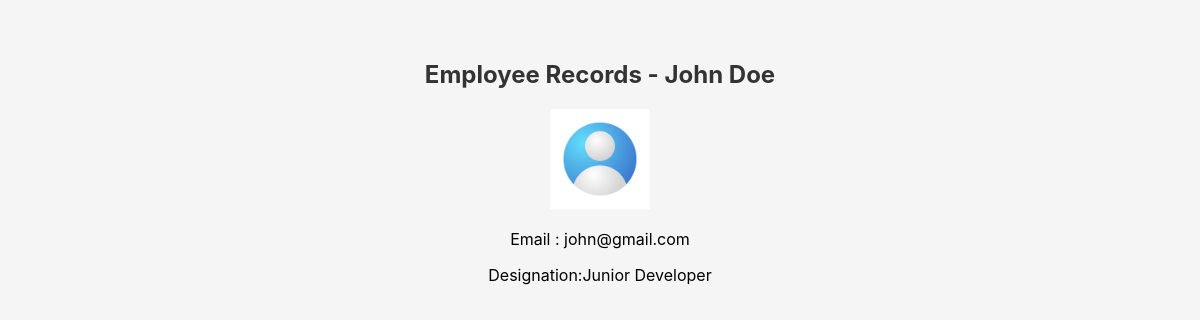
The app's page /employee/2/ with its own data.
### employees/models.py (models this page shows, shortened)
class Employee(models.Model):
    first_name = models.CharField(max_length=50)
    last_name = models.CharField(max_length=50)
    email = models.EmailField(unique=True)
    designation = models.CharField()
    image = models.ImageField(upload_to='emp_images',default="default.jpg")
    salary = models.IntegerField()
    joining_date = models.DateField()
    is_active = models.BooleanField(default=True)
    Department = models.ForeignKey(Department,on_delete=models.SET_NULL,blank=True,null=True)
    manager = models.ForeignKey("self", on_delete=models.SET_NULL,blank=True,null=True)
    def full_name(self):
        return f"{self.first_name} {self.last_name} "

### employees/views.py (the view)
# urls.py: path('<int:id>/',views.employee_detail, name ='employee_detail' ),
def employee_detail(request,id):
    employee = get_object_or_404(Employee,id =id)
    context = {
        'employee' :  employee
    }
    return render(request, 'employee_detail.html',context)

### templates/employee_detail.html (shortened to what this page needs)
{%  load static %}
<!DOCTYPE html>
<html lang="en">
<head>
    <link rel="stylesheet" href="{% static 'css/style.css' %}">
    <link rel="stylesheet" href="https://cdnjs.cloudflare.com/ajax/libs/font-awesome/4.7.0/css/font-awesome.min.css">
</head>
<body>
    <h2>Employee Records - {{ employee.full_name}} </h2>
    <img src="{{ employee.image.url}}" alt="{{ employee.first_name }} Image" width="100">
    <p>Email : {{employee.email}}</p>
    <p>Designation:{{employee.designation}}</p>
</body>
</html>

### employees_main/static/css/style.css (style rules this page uses)
body { font-family: "Inter", sans-serif; background: #f5f5f5; margin: 0; padding: 40px; text-align: center; }
h2 { margin-bottom: 20px; color: #333; }

### records on screen
Employee: full_name "John Doe", image (placeholder picture), email "john@gmail.com", designation "Junior Developer"
